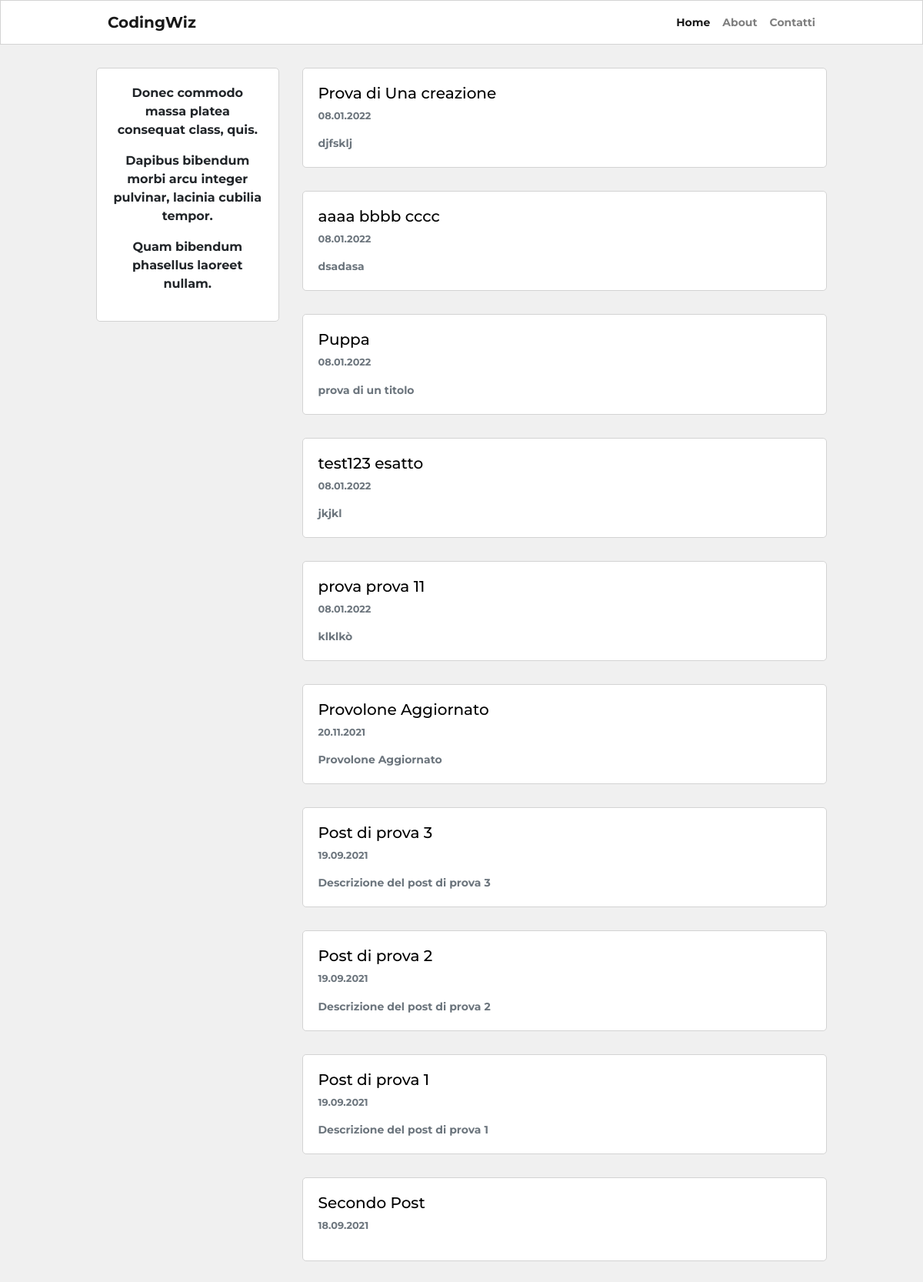
Before: / with the older database file.
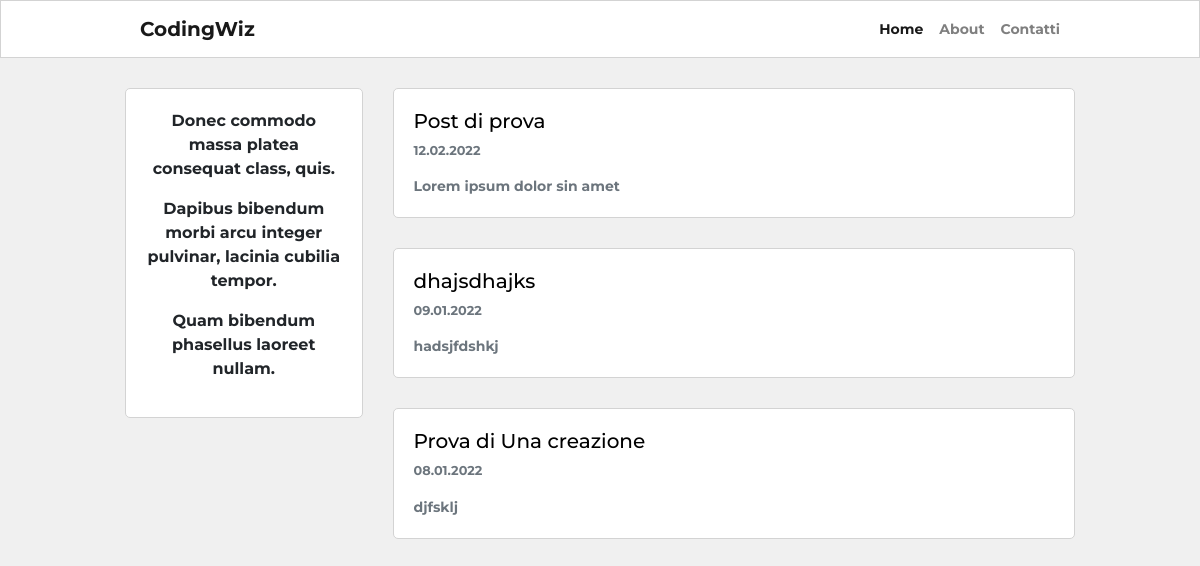
After: the same page with the newer database file.
### blog/models.py (models this page shows, shortened)
class Post(db.Model):
    __tablename__ = "post"
    id = db.Column(db.Integer, primary_key=True)
    user_id = db.Column(db.Integer, db.ForeignKey("user.id"), nullable=False)
    created_at = db.Column(db.DateTime, default=datetime.now)
    title = db.Column(db.String(255), nullable=False)
    description = db.Column(db.String(255))
    body = db.Column(db.Text(), nullable=False)
    slug = db.Column(db.String(255))
    image = db.Column(db.String(120))

### blog/routes.py (the view)
@app.route('/')
def homepage():
    posts = Post.query.order_by(Post.created_at.desc()).all()
    return render_template("homepage.html", posts=posts)

### blog/templates/homepage.html (shortened to what this page needs)
{% extends 'base.html' %}
{% block content %}
<div class="container content-container">
    <div class="row no-gutters">
        <div class="col-md-9 order-md-2">
        {% for post in posts %}
        <div class="single-post-home">
            <h5>
                <a class="custom-link" href="{{ url_for('post_details', post_slug=post.slug) }}">
                    {{ post.title }}
                </a>
            </h5>
            <p class="p-small-two text-muted">
                {{ post.created_at.strftime("%d.%m.%Y") }}
            </p>
            {% if post.description %}
                <p class="p-small-one text-muted mb-0">
                    {{ post.description }}
                </p>
            {% endif %}
        </div>
        {% endfor %}
        </div>
        <div class="col-md-3 order-md-1">
            {% include "about_me_snippet.html" %}
        </div>
    </div>
</div>
{% endblock %}

### blog/templates/base.html (shortened to what this page needs)
<!DOCTYPE HTML>
<html>
<head>
    <link rel="stylesheet" href="https://cdn.jsdelivr.net/npm/bootstrap@4.5.3/dist/css/bootstrap.min.css">
    <link rel="stylesheet" href="{{ url_for('static', filename='blog.css') }}">
</head>
<body>
    <nav class="navbar navbar-expand-lg navbar-light navbar-bg-white">
        <div class="container navbar-container">
            <a class="navbar-brand" href="{{ url_for('homepage') }}">CodingWiz</a>
        <div class="collapse navbar-collapse" id="navbarSupportedContent">
            <div class="navbar-nav ml-auto">
                <a class="nav-item nav-link{% if request.path == '/' %} active {% endif %}" href="{{ url_for('homepage') }}">Home <span class="sr-only">(current)</span></a>
                <a class="nav-item nav-link{% if request.path == '/about' %} active {% endif %}" href="{{ url_for('about_page') }}">About</a>
                <a class="nav-item nav-link{% if request.path == '/contatti' %} active {% endif %}" href="#">Contatti</a>
            </div>
        </div>
        </div>
    </nav>
    {% block content %}
    {% endblock %}
</body>
</html>

### blog/templates/about_me_snippet.html
<div class="about-snippet-block text-center">
    {{ lipsum(n=3, min=5, max=10) }}
</div>

### blog/static/blog.css (style rules this page uses)
html, body { font-family: 'Montserrat', sans-serif; background-color: #f0f0f0; font-weight: bold; }
.navbar-bg-white { background-color: white; border: 1px solid #d3d3d3; }
.content-container { max-width: 950px; margin-top: 30px; margin-bottom: 30px; padding: 0px; }
.navbar-container { max-width: 950px; padding-top: 10px 0px 10px 0px; font-size: 0.875rem; }
.about-snippet-block { background-color: white; border: 1px solid #d3d3d3; border-radius: 5px; padding:20px; }
.single-post-home { background-color: white; border: 1px solid #d3d3d3; border-radius: 5px; padding:20px; margin-bottom:30px; }
.p-small-one { font-size: 0.875rem; }
.p-small-two { font-size: 0.800rem; }
.custom-link { color: #000; }
@media (min-width: 768px) { .single-post-home { margin-left: 30px; } }
@media (min-width: 768px) { .nav-link { padding-right: 0px !important; padding-left: 1rem !important; } }

Changed rows visible on the page:
removed Post: title "aaaa bbbb cccc", created_at "08.01.2022", description "dsadasa"
removed Post: title "Puppa", created_at "08.01.2022", description "prova di un titolo"
removed Post: title "test123 esatto", created_at "08.01.2022", description "jkjkl"
removed Post: title "prova prova 11", created_at "08.01.2022", description "klklkò"
removed Post: title "Provolone Aggiornato", created_at "20.11.2021", description "Provolone Aggiornato"
removed Post: title "Post di prova 3", created_at "19.09.2021", description "Descrizione del post di prova 3"
removed Post: title "Post di prova 2", created_at "19.09.2021", description "Descrizione del post di prova 2"
removed Post: title "Post di prova 1", created_at "19.09.2021", description "Descrizione del post di prova 1"
removed Post: title "Secondo Post", created_at "18.09.2021"
added Post: title "Post di prova", created_at "12.02.2022", description "Lorem ipsum dolor sin amet"
added Post: title "dhajsdhajks", created_at "09.01.2022", description "hadsjfdshkj"
